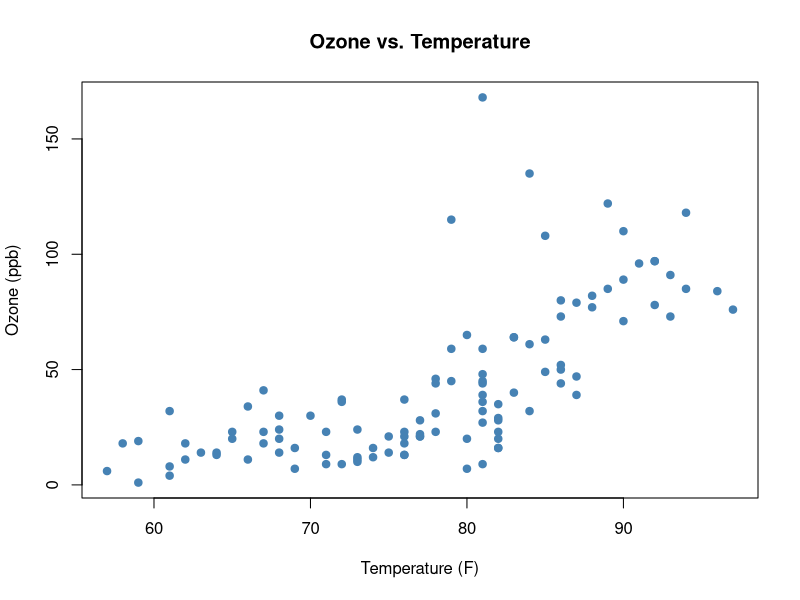
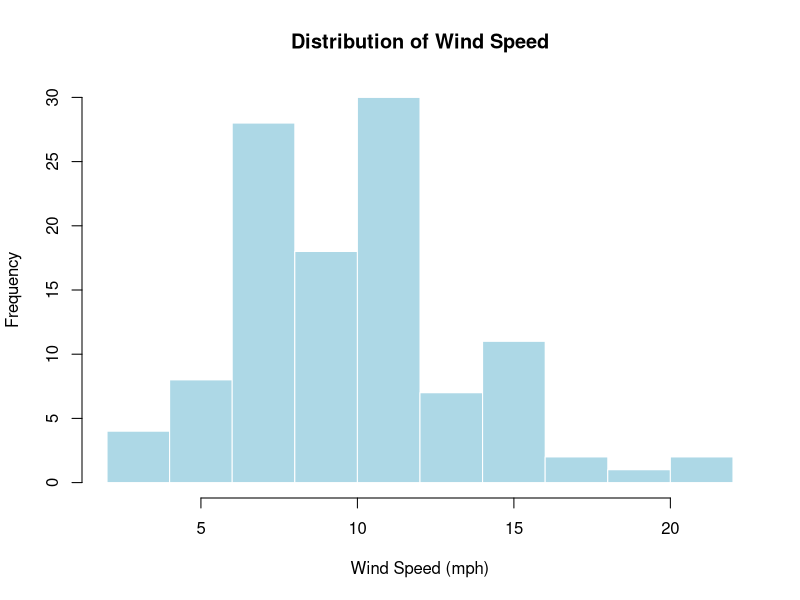
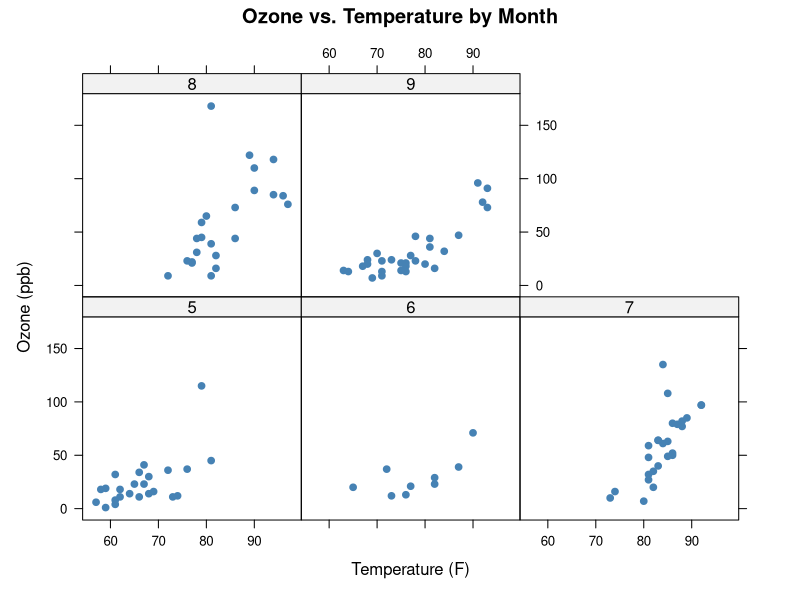
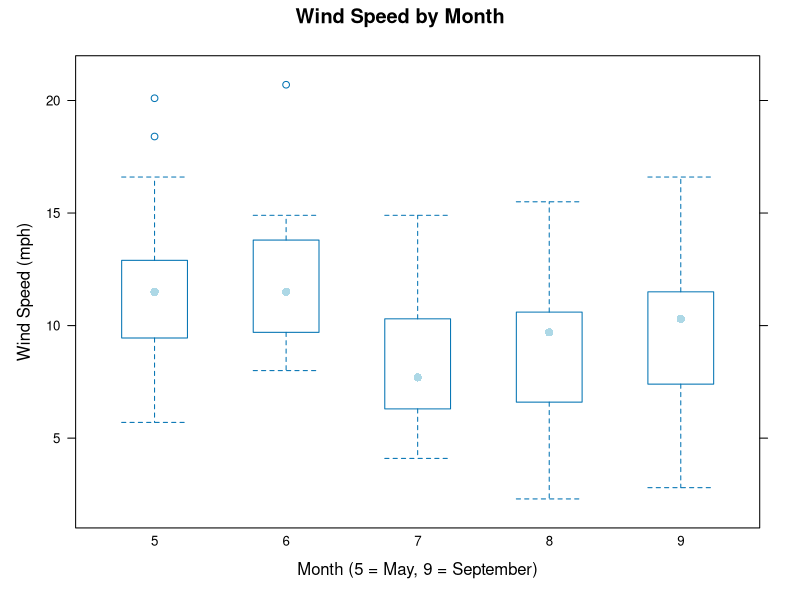
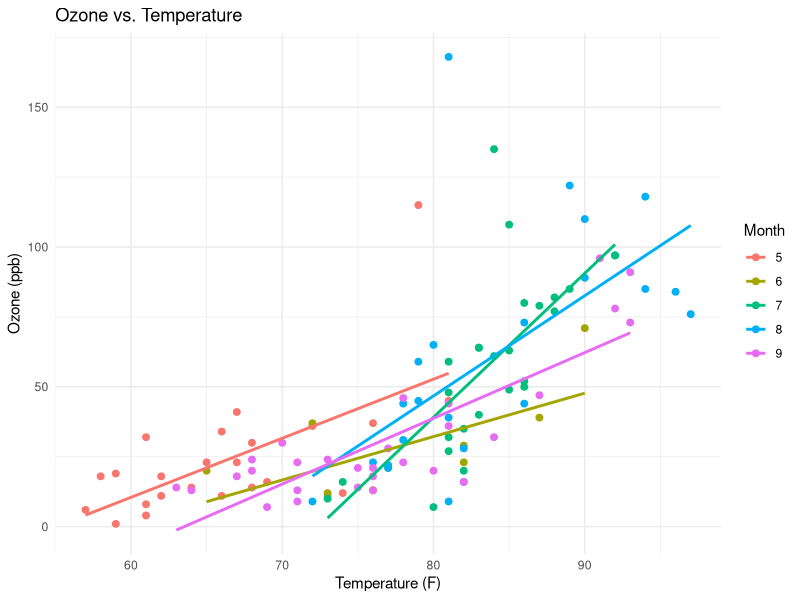
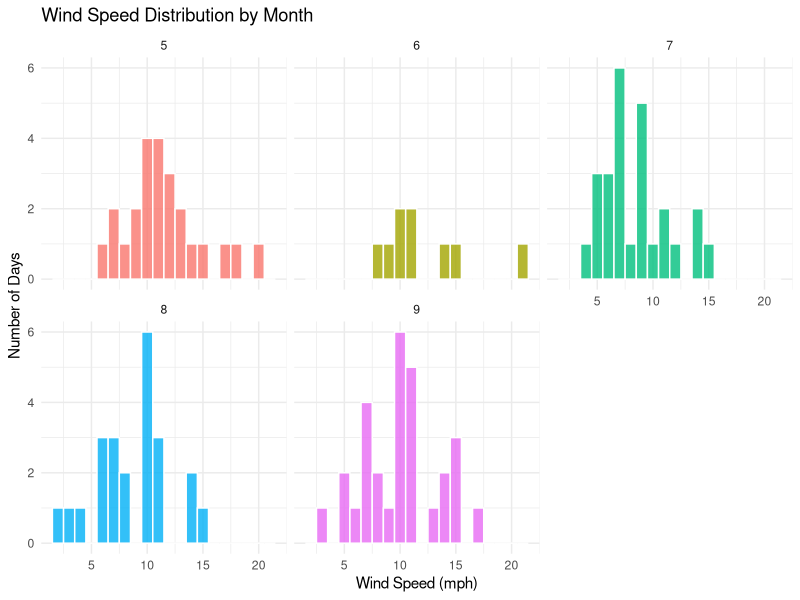

Reproduce these figures in R, in order.
data("airquality", package = "datasets")
head(airquality)
airquality_clean <- na.omit(airquality)

plot(airquality_clean$Temp, airquality_clean$Ozone,
     main = "Ozone vs. Temperature",
     xlab = "Temperature (F)",
     ylab = "Ozone (ppb)",
     pch = 19,
     col = "steelblue")


hist(airquality_clean$Wind,
     main = "Distribution of Wind Speed",
     xlab = "Wind Speed (mph)",
     col = "lightblue",
     border = "white")

library(lattice)


xyplot(Ozone ~ Temp | factor(Month),
       data = airquality_clean,
       main = "Ozone vs. Temperature by Month",
       xlab = "Temperature (F)",
       ylab = "Ozone (ppb)",
       pch = 19,
       col = "steelblue")


bwplot(Wind ~ factor(Month),
       data = airquality_clean,
       main = "Wind Speed by Month",
       xlab = "Month (5 = May, 9 = September)",
       ylab = "Wind Speed (mph)",
       col = "lightblue")

library(ggplot2)


ggplot(airquality_clean,
       aes(x = Temp, y = Ozone, color = factor(Month))) +
  geom_point(size = 2) +
  geom_smooth(method = "lm", se = FALSE) +
  labs(title = "Ozone vs. Temperature",
       x = "Temperature (F)",
       y = "Ozone (ppb)",
       color = "Month") +
  theme_minimal()


ggplot(airquality_clean, aes(x = Wind, fill = factor(Month))) +
  geom_histogram(binwidth = 1,
                 color = "white",
                 alpha = 0.8) +
  facet_wrap(~ Month) +
  labs(title = "Wind Speed Distribution by Month",
       x = "Wind Speed (mph)",
       y = "Number of Days") +
  theme_minimal() +
  theme(legend.position = "none")
